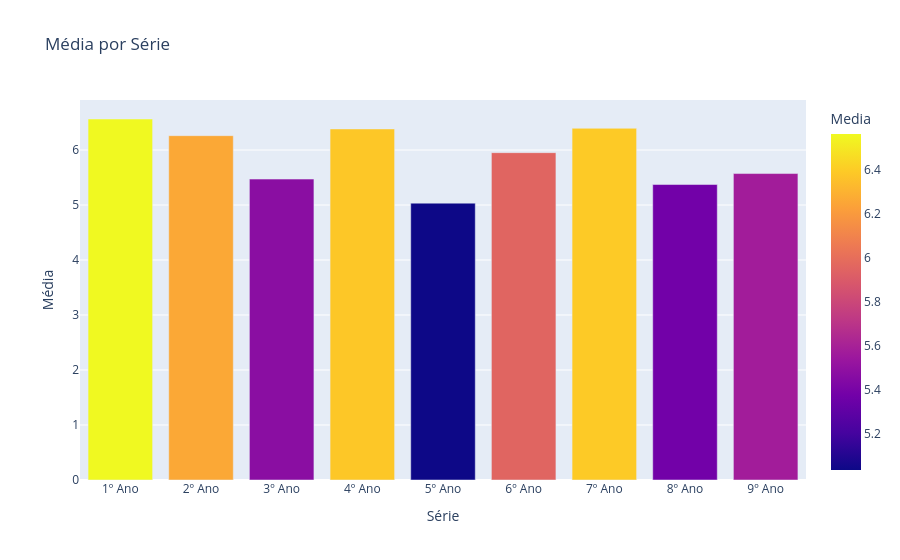

The notebook cell this image was saved under:
### Code cell
media_por_serie = df.groupby('serie')[['Media']].mean()


fig = px.bar(media_por_serie,
             x=media_por_serie.index, 
             y='Media', 
             title='Média por Série', 
             color='Media',
             )
fig.update_layout(
    xaxis=dict(title='Série'),
    yaxis=dict(title='Média')
)

### Figure 1 — Plotly figure (JSON) as saved in the notebook; plotly's stock layout.template omitted (floating-point values rounded to 4 significant figures)
{"data": [{"alignmentgroup": "True", "hovertemplate": "serie=%{x}<br>Media=%{marker.color}<extra></extra>", "legendgroup": "", "marker": {"color": [6.564, 6.261, 5.472, 6.383, 5.034, 5.952, 6.395, 5.373, 5.572], "coloraxis": "coloraxis", "pattern": {"shape": ""}}, "name": "", "offsetgroup": "", "orientation": "v", "showlegend": false, "textposition": "auto", "type": "bar", "x": ["1º Ano", "2º Ano", "3º Ano", "4º Ano", "5º Ano", "6º Ano", "7º Ano", "8º Ano", "9º Ano"], "xaxis": "x", "y": [6.564, 6.261, 5.472, 6.383, 5.034, 5.952, 6.395, 5.373, 5.572], "yaxis": "y"}], "layout": {"barmode": "relative", "coloraxis": {"colorbar": {"title": {"text": "Media"}}, "colorscale": [[0, "#0d0887"], [0.1111, "#46039f"], [0.2222, "#7201a8"], [0.3333, "#9c179e"], [0.4444, "#bd3786"], [0.5556, "#d8576b"], [0.6667, "#ed7953"], [0.7778, "#fb9f3a"], [0.8889, "#fdca26"], [1, "#f0f921"]]}, "legend": {"tracegroupgap": 0}, "title": {"text": "Média por Série"}, "xaxis": {"anchor": "y", "domain": [0, 1], "title": {"text": "Série"}}, "yaxis": {"anchor": "x", "domain": [0, 1], "title": {"text": "Média"}}}}
